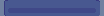

A 2D game scene composited from a Tiled map and its tileset images. What follows is a short description and the map's XML, with each tile layer's data collapsed to a summary:
An orthogonal 13x2 tile map with 8x8 px tiles, 1 tile layer (Tile Layer 1).

<map version="1.0" orientation="orthogonal" renderorder="right-down" width="13" height="2" tilewidth="8" tileheight="8" nextobjectid="1">
 <tileset firstgid="1" name="MenuTiles" tilewidth="8" tileheight="8">
  <image source="MenuTiles.png" width="256" height="24" />
 </tileset>
 <layer name="Tile Layer 1" width="13" height="2">
  <data>[26 cells, 26 non-empty, 7 distinct tile ids]</data>
 </layer>
</map>
